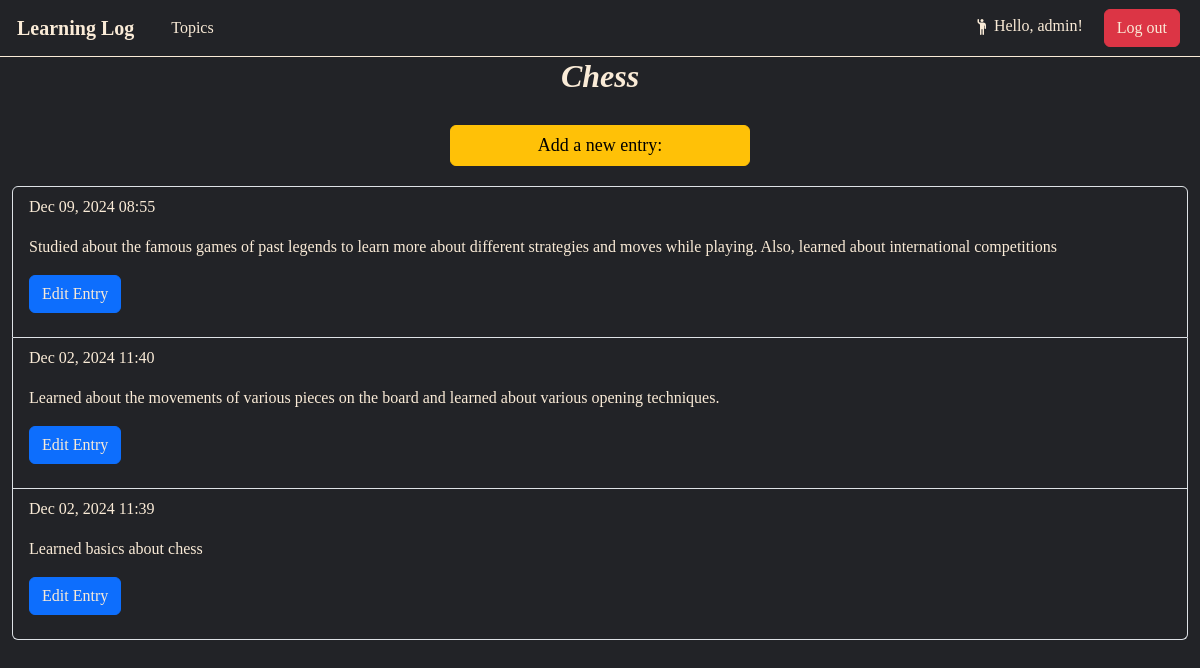
The app's page /topics/1 (signed in), older data.
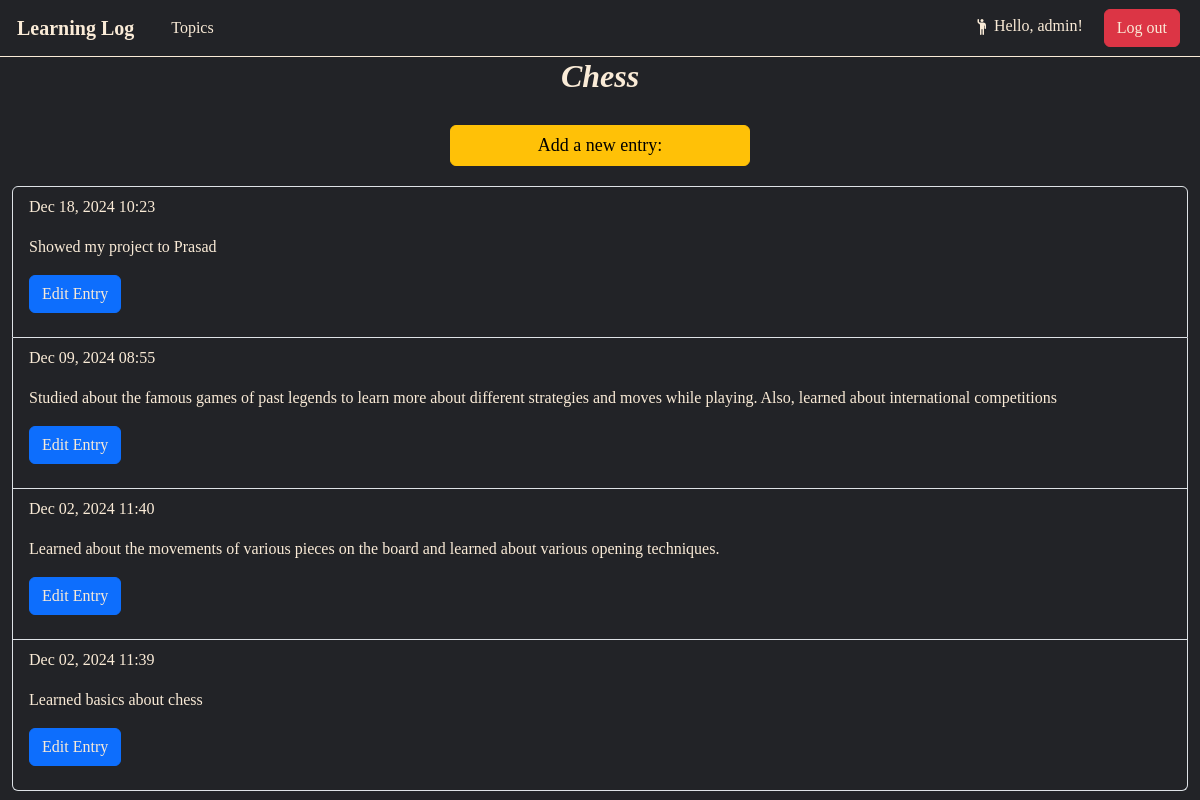
The same page, newer data.
### learning_logs/models.py (models this page shows, shortened)
class Topic(models.Model):
    text = models.CharField(max_length=250)
    date_added = models.DateTimeField(auto_now_add=True)
    owner = models.ForeignKey(User, on_delete=models.CASCADE)
    def __str__(self):
        return self.text

class Entry(models.Model):
    topic = models.ForeignKey(Topic, on_delete=models.CASCADE)
    text = models.TextField()
    date_added = models.DateTimeField(auto_now_add=True)
    class Meta:
        verbose_name_plural = 'entries'

### learning_logs/views.py (the view)
# urls.py: path('topics/<int:topic_id>', views.topic, name='topic'),
@login_required(login_url='users:login')
def topic(request, topic_id):
    topic = Topic.objects.get(id=topic_id)
    if topic.owner != request.user:
        raise Http404
    entries = topic.entry_set.order_by('-date_added')
    context = {'topic':topic, 'entries':entries}
    return render(request, 'learning_logs/topic.html', context)

### learning_logs/templates/learning_logs/topic.html
{% extends 'learning_logs/base.html' %}
{% block content %}
    <div class="container-fluid" style="margin: auto; margin-bottom: 5px;">
        <div class="container-fluid" style="text-align: center;">
            <h2 style=" font-size:xx-large; margin-bottom: 10px; font-family: cursive; font-weight: 800; font-style: italic; color: antiquewhite;"> {{ topic }}</h2>
            <a class="btn btn-primary btn-warning" href="{% url 'learning_logs:new_entry' topic.id %}"
                style="font-size: large; font-family: cursive; margin-top: 20px; width: 300px;">Add a new entry:
            </a>
        </div>
        <ul class="list-group" style="margin-top: 20px; background-color: inherit;">
            {% for entry in entries %}
            <li class="list-group-item" style="font-family: cursive; font-weight: 300; background-color: inherit; color: antiquewhite;">
                <p>{{ entry.date_added|date:"M d, Y H:i" }}</p>
                <p>{{ entry.text }}</p>
                <p>
                    <a class="btn btn-primary" href="{% url 'learning_logs:edit_entry' entry.id %}" style="text-decoration: none; color: antiquewhite; font-family: cursive;">Edit Entry</a>
                </p>
            </li>
            {% empty %}
            <li class="list-group-item">There are no entries for this topic.</li>
            {% endfor %}
        </ul>
    </div>
{% endblock content %}

### learning_logs/templates/learning_logs/base.html (shortened to what this page needs)
<!doctype html>
<html lang="en">
  <head>
    <link href="https://cdn.jsdelivr.net/npm/bootstrap@5.3.3/dist/css/bootstrap.min.css" rel="stylesheet">
  </head>
  <body style="background-color: #222327;">
    <nav class="navbar navbar-expand-lg bg-body-inherit" style="font-family: cursive; border-bottom: 1px solid antiquewhite; width: 100%;">
      <div class="container-fluid">
        <a style="color: antiquewhite;padding: 5px; font-weight: 700;" class="navbar-brand" href="{% url 'learning_logs:index' %}">Learning Log</a>
        <div class="collapse navbar-collapse" id="navbarNavDropdown">
          <ul class="navbar-nav">
            <li class="nav-item mx-2">
              <a style="color: antiquewhite;" class="nav-link" aria-current="page" href="{% url 'learning_logs:topics' %}">Topics</a>
            </li>
          </ul>
            <ul class="nav navbar-nav ms-auto">
              {% if user.is_authenticated %}
                <li class="nav-item mx-2" style="padding: 5px;">
                  <a style="color: antiquewhite;">
                    <span>
                  </span> Hello, {{ user.username }}!</a>
                </li>
                <li class="nav-item mx-2">
                  <button class="btn btn-danger">
                    <a style="color: antiquewhite; text-decoration: none;" href="{% url 'users:logout' %}">Log out</a>
                  </button>
                </li>
              {% endif %}
            </ul>
        </div>
      </div>
    </nav>
  </body>
</html>
{% block content %}{% endblock content %}

Row changes from the older to the newer data that the page shows:
added Entry: date_added "Dec 18, 2024 10:23", text "Showed my project to Prasad"
